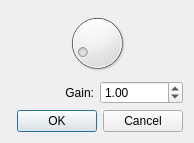
<?xml version="1.0" encoding="UTF-8"?>
<ui version="4.0">
 <class>ApplyGainDialog</class>
 <widget class="QDialog" name="ApplyGainDialog">
  <property name="geometry">
   <rect>
    <x>0</x>
    <y>0</y>
    <width>194</width>
    <height>143</height>
   </rect>
  </property>
  <property name="windowTitle">
   <string>Apply Gain</string>
  </property>
  <layout class="QVBoxLayout" name="verticalLayout">
   <item>
    <widget class="SkinnedDial" name="dial_Gain">
     <property name="maximum">
      <number>110</number>
     </property>
     <property name="value">
      <number>10</number>
     </property>
    </widget>
   </item>
   <item>
    <layout class="QHBoxLayout" name="horizontalLayout">
     <item>
      <widget class="QLabel" name="label">
       <property name="text">
        <string>Gain:</string>
       </property>
       <property name="alignment">
        <set>Qt::AlignRight|Qt::AlignTrailing|Qt::AlignVCenter</set>
       </property>
      </widget>
     </item>
     <item>
      <widget class="QDoubleSpinBox" name="doubleSpinBox_Gain">
       <property name="maximum">
        <double>11.000000000000000</double>
       </property>
       <property name="singleStep">
        <double>0.100000000000000</double>
       </property>
       <property name="value">
        <double>1.000000000000000</double>
       </property>
      </widget>
     </item>
    </layout>
   </item>
   <item>
    <widget class="QDialogButtonBox" name="buttonBox">
     <property name="orientation">
      <enum>Qt::Horizontal</enum>
     </property>
     <property name="standardButtons">
      <set>QDialogButtonBox::Cancel|QDialogButtonBox::Ok</set>
     </property>
    </widget>
   </item>
  </layout>
 </widget>
 <customwidgets>
  <customwidget>
   <class>SkinnedDial</class>
   <extends>QDial</extends>
   <header>src/Graffik_Legacy/skinneddial.h</header>
  </customwidget>
 </customwidgets>
 <resources/>
 <connections>
  <connection>
   <sender>buttonBox</sender>
   <signal>accepted()</signal>
   <receiver>ApplyGainDialog</receiver>
   <slot>accept()</slot>
   <hints>
    <hint type="sourcelabel">
     <x>184</x>
     <y>125</y>
    </hint>
    <hint type="destinationlabel">
     <x>157</x>
     <y>134</y>
    </hint>
   </hints>
  </connection>
  <connection>
   <sender>buttonBox</sender>
   <signal>rejected()</signal>
   <receiver>ApplyGainDialog</receiver>
   <slot>reject()</slot>
   <hints>
    <hint type="sourcelabel">
     <x>184</x>
     <y>125</y>
    </hint>
    <hint type="destinationlabel">
     <x>193</x>
     <y>134</y>
    </hint>
   </hints>
  </connection>
 </connections>
</ui>
